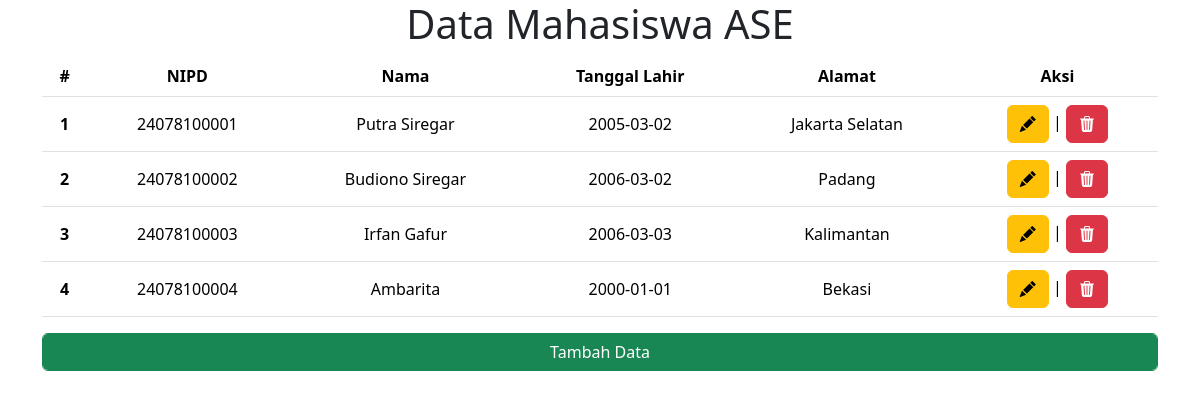
The page /pertemuan1/tampilDataMhs.php on the database its author committed.
### tables this page shows
CREATE TABLE `mhs` (
  `id` int(11) NOT NULL,
  `NIPD` varchar(12) NOT NULL,
  `namaMhs` varchar(50) NOT NULL,
  `tanggalLahir` date NOT NULL,
  `alamat` text NOT NULL,
  `created_at` timestamp NOT NULL DEFAULT current_timestamp(),
  `updated_at` timestamp NULL DEFAULT NULL ON UPDATE current_timestamp()
);

### pertemuan1/tampilDataMhs.php (the view, shortened to what this page needs)
<?php
include "koneksi.php";
$sql = "SELECT id,NIPD,namaMhs,tanggalLahir,alamat FROM mhs";
$result = $conn->query($sql);
?>
<!doctype html>
<html lang="en">
  <head>
    <link rel="stylesheet" href="https://cdn.jsdelivr.net/npm/bootstrap-icons@1.11.3/font/bootstrap-icons.min.css">
    <link href="https://cdn.jsdelivr.net/npm/bootstrap@5.3.5/dist/css/bootstrap.min.css" rel="stylesheet">
  </head>
  <body class="text-center">
    <h1>Data Mahasiswa ASE</h1>
    <div class="container">
            <div class="table-responsive">
              <table class="table align-middle">
                  <thead>
                      <tr>
                      <th scope="col">#</th>
                      <th scope="col">NIPD</th>
                      <th scope="col">Nama</th>
                      <th scope="col">Tanggal Lahir</th>
                      <th scope="col">Alamat</th>
                      <th scope="col">Aksi</th>
                      </tr>
                  </thead>
                  <tbody>
                      <?php
                      $i=1;
                      if ($result->num_rows > 0) {
                          while ($row = $result->fetch_assoc()) {
                              echo "<tr>";
                              echo "<th scope='row'>".$i++."</th>";
                              echo "<td>".$row['NIPD']."</td>";
                              echo "<td>".$row['namaMhs']."</td>";
                              echo "<td>".$row['tanggalLahir']."</td>";
                              echo "<td>".$row['alamat']."</td>";
                              echo "<td><a href='../pertemuan3/editData.php?id=".$row['id']."'><button class='btn btn-warning'><i class='bi bi-pencil-fill'></i></button></a> | <a href='../pertemuan3/prosesHapus.php?id=".$row['id']."'><button class='btn btn-danger'><i class='bi bi-trash3-fill'></i></button></a></td>";
                              echo "</tr>";
                          }
                      }
                      ?>
                  </tbody>
                </table>
              </div>
              <a href="../pertemuan2/inputDataMhs.php"><button type="button" class="form-control btn btn-success" name="submit">Tambah Data</button></a>
          </div>
  </body>
</html>

### rows shown on the page
mhs: NIPD "24078100001", namaMhs "Putra Siregar", tanggalLahir "2005-03-02", alamat "Jakarta Selatan"
mhs: NIPD "24078100002", namaMhs "Budiono Siregar", tanggalLahir "2006-03-02", alamat "Padang"
mhs: NIPD "24078100003", namaMhs "Irfan Gafur", tanggalLahir "2006-03-03", alamat "Kalimantan"
mhs: NIPD "24078100004", namaMhs "Ambarita", tanggalLahir "2000-01-01", alamat "Bekasi"
